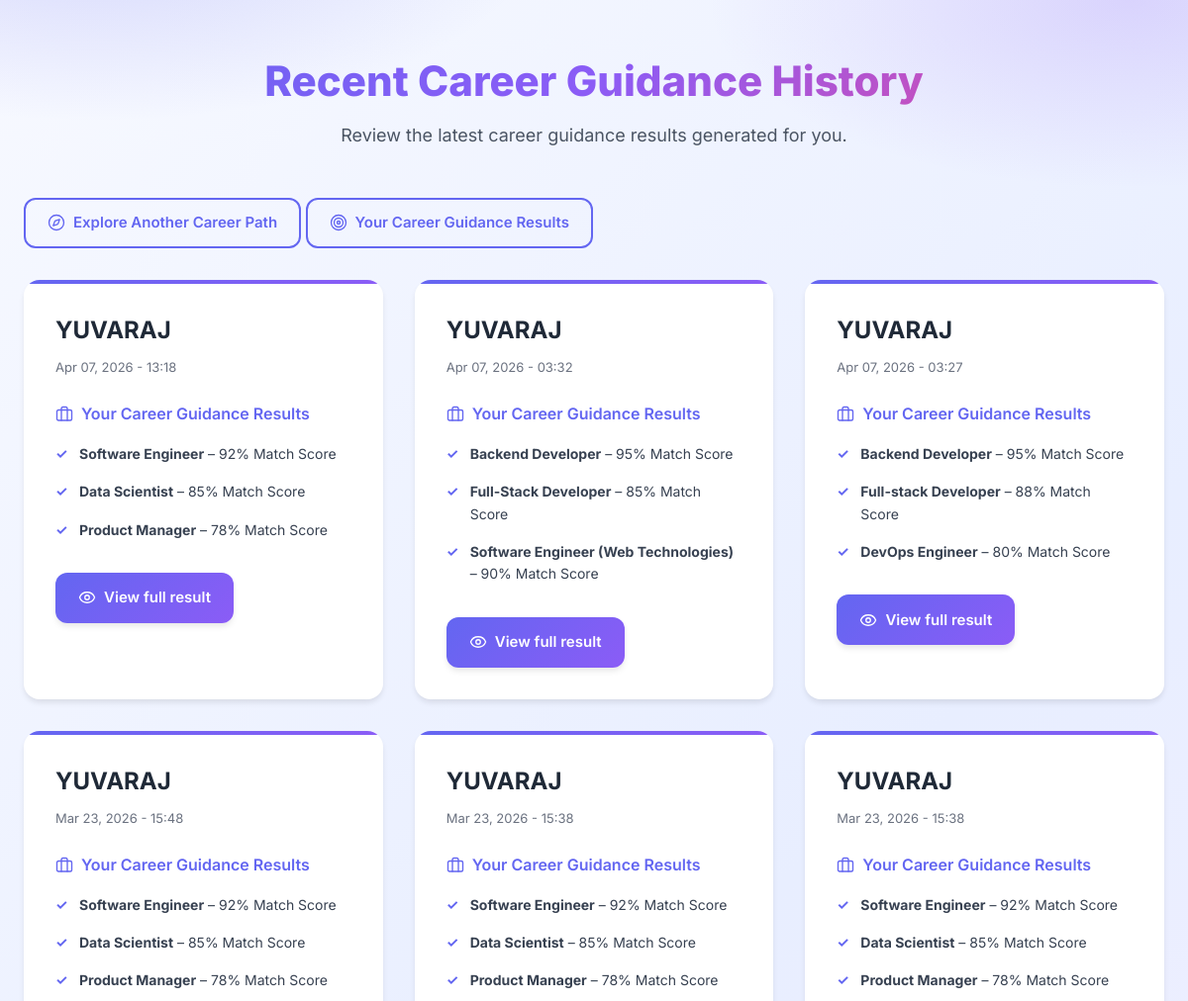
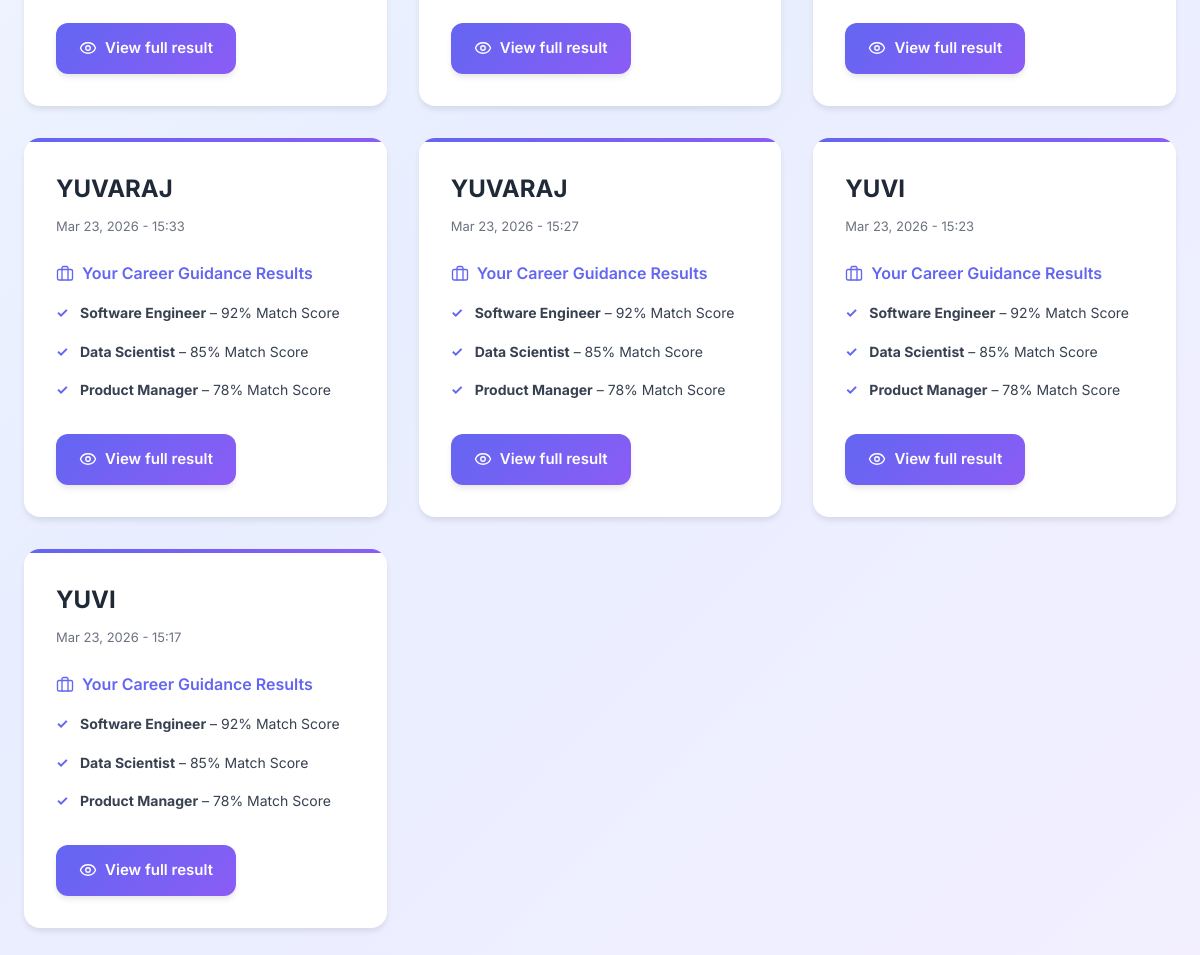
Before: /career-history/ (signed in) with the older database file (2 pictures, top to bottom).
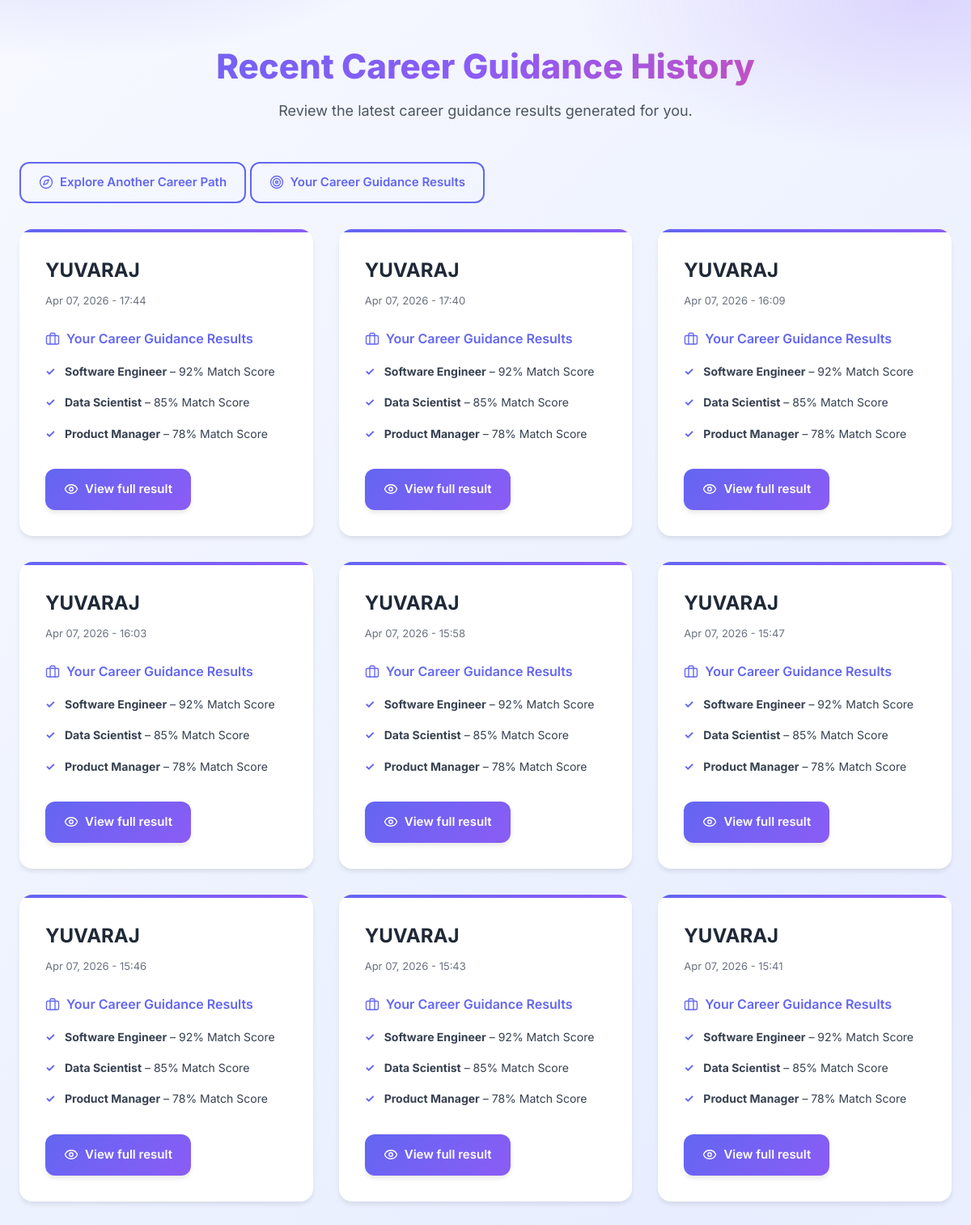
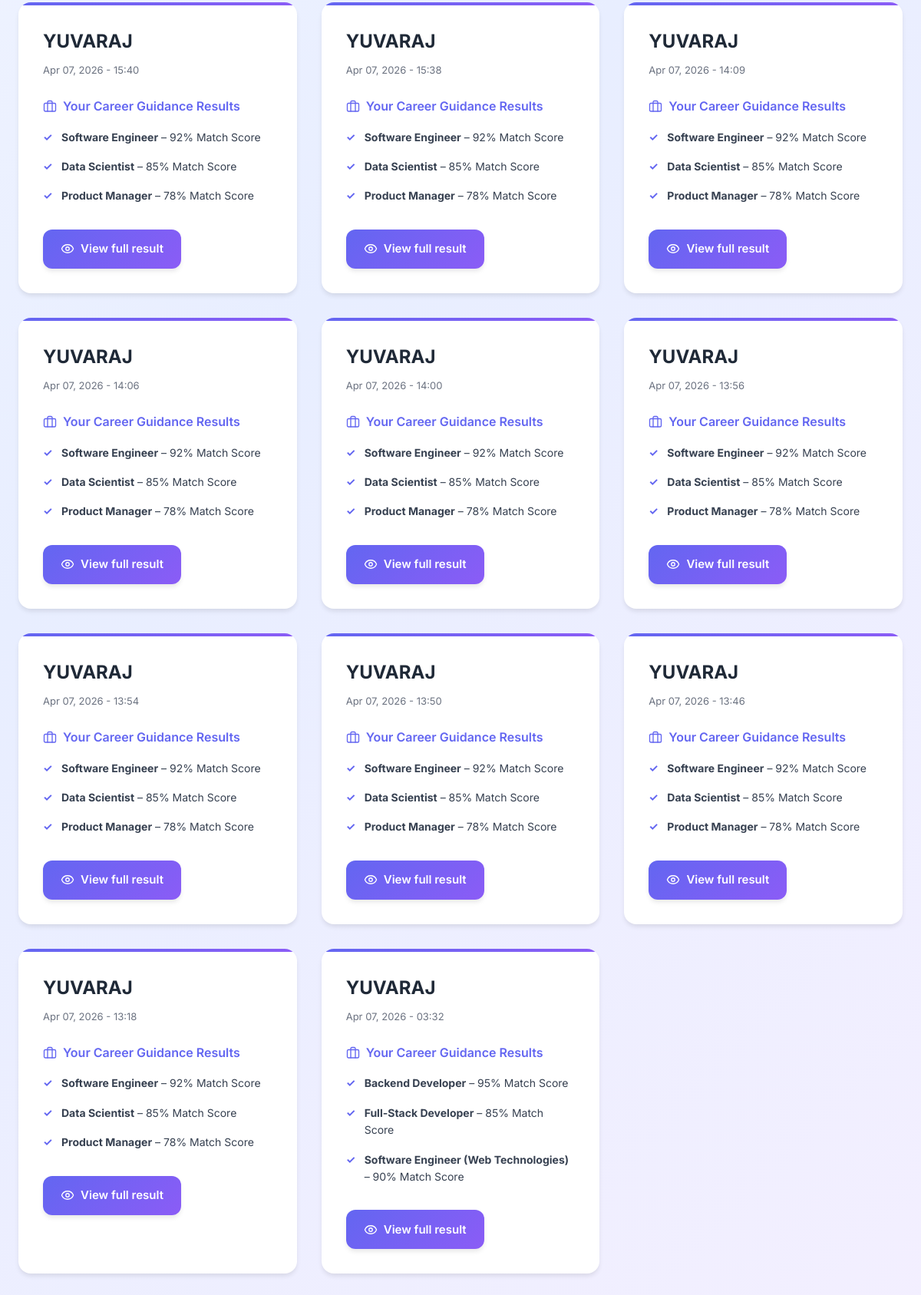
After: the same page with the newer database file (2 pictures, top to bottom).
### advisor/models.py (models this page shows, shortened)
class CareerGuidanceHistory(models.Model):
    user = models.ForeignKey(
        settings.AUTH_USER_MODEL,
        null=True,
        blank=True,
        on_delete=models.SET_NULL,
        related_name="career_guidance_history",
    )
    session_key = models.CharField(max_length=40, blank=True)
    ui_lang = models.CharField(max_length=5, default="en")
    profile = models.JSONField(default=dict, blank=True)
    career_recommendations = models.JSONField(default=list, blank=True)
    education_path = models.JSONField(default=dict, blank=True)
    growth_timeline = models.JSONField(default=list, blank=True)
    ai_error = models.TextField(blank=True)
    full_snapshot = models.JSONField(default=dict, blank=True)
    created_at = models.DateTimeField(auto_now_add=True)
    class Meta:
        ordering = ["-created_at"]

### advisor/views.py (the view)
# urls.py: path("career-history/", views.career_history_view, name="career_history"),
def career_history_view(request):
    ui_lang = get_lang_from_request(request)
    ui = get_ui_strings(ui_lang)
    history_user = request.user if getattr(request, "user", None) and request.user.is_authenticated else None
    if not request.session.session_key:
        request.session.save()
    session_key = request.session.session_key or ""
    qs = CareerGuidanceHistory.objects.all()
    if history_user:
        qs = qs.filter(user=history_user)
    elif session_key:
        qs = qs.filter(session_key=session_key)
    else:
        qs = qs.none()
    history_items = qs.order_by("-created_at")[:20]
    return render(
        request,
        "advisor/career_history.html",
        {
            "history_items": history_items,
            "ui": ui,
            "ui_lang": ui_lang,
        },
    )

### advisor/context_processors.py (called while the page is built)
def ui_text(request):
    ui_lang = get_lang_from_request(request)
    return {
        "ui_lang": ui_lang,
        "ui": get_ui_strings(ui_lang),
    }

### advisor/i18n.py (called while the page is built)
def normalize_lang(value: str | None) -> str:
    if not value:
        return DEFAULT_LANG
    value = value.strip().lower()
    if value in ("ta", "tamil"):
        return "ta"
    if value in ("en", "english", "en-us", "en_us"):
        return "en"
    return DEFAULT_LANG

def get_lang_from_request(request) -> str:
    session_lang = request.session.get("ui_lang")
    if session_lang:
        return normalize_lang(session_lang)
    q_lang = request.GET.get("lang")
    if q_lang:
        return normalize_lang(q_lang)
    return DEFAULT_LANG

def get_ui_strings(lang: str) -> dict:
    lang = normalize_lang(lang)
    return UI_STRINGS.get(lang, UI_STRINGS[DEFAULT_LANG])

### templates/advisor/career_history.html (shortened to what this page needs)
{% extends 'base.html' %}
{% load static %}
{% block extra_css %}
<link rel="stylesheet" href="{% static 'css/career.css' %}">
{% endblock %}
{% block content %}
<div class="results-page">
    <div class="results-header">
        <h1>{{ ui.history_title|default:"Recent Career Guidance History" }}</h1>
        <p>{{ ui.history_subtitle|default:"Review your recent career guidance results." }}</p>
    </div>
    <div class="results-container" style="margin-bottom: var(--spacing-lg);">
        <a href="{% url 'preferences' %}" class="btn btn-ghost btn-action">
            <i data-lucide="compass" class="icon"></i>
            <span>{{ ui.explore_another }}</span>
        </a>
        <a href="{% url 'career_guidance' %}" class="btn btn-ghost btn-action">
            <i data-lucide="target" class="icon"></i>
            <span>{{ ui.results_title }}</span>
        </a>
    </div>
    <div class="results-container">
        {% if history_items %}
        <div class="career-cards">
            {% for item in history_items %}
            <div class="career-card">
                <div class="career-header">
                    <div>
                        <h3 class="career-title">
                            {% if item.profile.full_name %}
                                {{ item.profile.full_name }}
                            {% else %}
                                {{ ui.platform_name }}
                            {% endif %}
                        </h3>
                        <p style="font-size: 13px; color: var(--gray-500); margin-top: 4px;">
                            {{ item.created_at|date:"M d, Y - H:i" }}
                        </p>
                    </div>
                </div>
                {% with recs=item.career_recommendations %}
                {% if recs %}
                <div class="career-details">
                    <div class="detail-section">
                        <div class="detail-title">
                            <i data-lucide="briefcase" class="icon"></i>
                            <span>{{ ui.results_title }}</span>
                        </div>
                        <ul class="course-list">
                            {% for career in recs %}
                            <li>
                                <strong>{{ career.title }}</strong>
                                {% if career.match_percentage %}
                                    – {{ career.match_percentage }}% {{ ui.match_score }}
                                {% endif %}
                            </li>
                            {% endfor %}
                        </ul>
                    </div>
                </div>
                {% endif %}
                {% endwith %}
                <div style="margin-top: var(--spacing-md);">
                    <a href="{% url 'career_history_detail' item.pk %}" class="btn btn-primary btn-action">
                        <i data-lucide="eye" class="icon"></i>
                        <span>View full result</span>
                    </a>
                </div>
            </div>
            {% endfor %}
        </div>
        {% endif %}
    </div>
</div>
{% endblock %}

Changed rows visible on the page:
no longer on this page (row unchanged): CareerGuidanceHistory: profile.full_name "YUVARAJ", created_at "Apr 07, 2026 - 03:27", results_title "Your Career Guidance Results", title "Backend Developer" "Full-stack Developer" "DevOps Engineer", match_percentage "95" "88" "80", match_score "Match Score" "Match Score" "Match Score"
no longer on this page (row unchanged): CareerGuidanceHistory: profile.full_name "YUVARAJ", created_at "Mar 23, 2026 - 15:48", results_title "Your Career Guidance Results", title "Software Engineer" "Data Scientist" "Product Manager", match_percentage "92" "85" "78", match_score "Match Score" "Match Score" "Match Score"
no longer on this page (row unchanged): CareerGuidanceHistory: profile.full_name "YUVARAJ", created_at "Mar 23, 2026 - 15:38", results_title "Your Career Guidance Results", title "Software Engineer" "Data Scientist" "Product Manager", match_percentage "92" "85" "78", match_score "Match Score" "Match Score" "Match Score"
no longer on this page (row unchanged): CareerGuidanceHistory: profile.full_name "YUVARAJ", created_at "Mar 23, 2026 - 15:38", results_title "Your Career Guidance Results", title "Software Engineer" "Data Scientist" "Product Manager", match_percentage "92" "85" "78", match_score "Match Score" "Match Score" "Match Score"
no longer on this page (row unchanged): CareerGuidanceHistory: profile.full_name "YUVARAJ", created_at "Mar 23, 2026 - 15:33", results_title "Your Career Guidance Results", title "Software Engineer" "Data Scientist" "Product Manager", match_percentage "92" "85" "78", match_score "Match Score" "Match Score" "Match Score"
no longer on this page (row unchanged): CareerGuidanceHistory: profile.full_name "YUVARAJ", created_at "Mar 23, 2026 - 15:27", results_title "Your Career Guidance Results", title "Software Engineer" "Data Scientist" "Product Manager", match_percentage "92" "85" "78", match_score "Match Score" "Match Score" "Match Score"
no longer on this page (row unchanged): CareerGuidanceHistory: profile.full_name "YUVI", created_at "Mar 23, 2026 - 15:23", results_title "Your Career Guidance Results", title "Software Engineer" "Data Scientist" "Product Manager", match_percentage "92" "85" "78", match_score "Match Score" "Match Score" "Match Score"
no longer on this page (row unchanged): CareerGuidanceHistory: profile.full_name "YUVI", created_at "Mar 23, 2026 - 15:17", results_title "Your Career Guidance Results", title "Software Engineer" "Data Scientist" "Product Manager", match_percentage "92" "85" "78", match_score "Match Score" "Match Score" "Match Score"
added CareerGuidanceHistory: profile.full_name "YUVARAJ", created_at "Apr 07, 2026 - 17:44", results_title "Your Career Guidance Results", title "Software Engineer" "Data Scientist" "Product Manager", match_percentage "92" "85" "78", match_score "Match Score" "Match Score" "Match Score"
added CareerGuidanceHistory: profile.full_name "YUVARAJ", created_at "Apr 07, 2026 - 17:40", results_title "Your Career Guidance Results", title "Software Engineer" "Data Scientist" "Product Manager", match_percentage "92" "85" "78", match_score "Match Score" "Match Score" "Match Score"
added CareerGuidanceHistory: profile.full_name "YUVARAJ", created_at "Apr 07, 2026 - 16:09", results_title "Your Career Guidance Results", title "Software Engineer" "Data Scientist" "Product Manager", match_percentage "92" "85" "78", match_score "Match Score" "Match Score" "Match Score"
added CareerGuidanceHistory: profile.full_name "YUVARAJ", created_at "Apr 07, 2026 - 16:03", results_title "Your Career Guidance Results", title "Software Engineer" "Data Scientist" "Product Manager", match_percentage "92" "85" "78", match_score "Match Score" "Match Score" "Match Score"
added CareerGuidanceHistory: profile.full_name "YUVARAJ", created_at "Apr 07, 2026 - 15:58", results_title "Your Career Guidance Results", title "Software Engineer" "Data Scientist" "Product Manager", match_percentage "92" "85" "78", match_score "Match Score" "Match Score" "Match Score"
added CareerGuidanceHistory: profile.full_name "YUVARAJ", created_at "Apr 07, 2026 - 15:47", results_title "Your Career Guidance Results", title "Software Engineer" "Data Scientist" "Product Manager", match_percentage "92" "85" "78", match_score "Match Score" "Match Score" "Match Score"
added CareerGuidanceHistory: profile.full_name "YUVARAJ", created_at "Apr 07, 2026 - 15:46", results_title "Your Career Guidance Results", title "Software Engineer" "Data Scientist" "Product Manager", match_percentage "92" "85" "78", match_score "Match Score" "Match Score" "Match Score"
added CareerGuidanceHistory: profile.full_name "YUVARAJ", created_at "Apr 07, 2026 - 15:43", results_title "Your Career Guidance Results", title "Software Engineer" "Data Scientist" "Product Manager", match_percentage "92" "85" "78", match_score "Match Score" "Match Score" "Match Score"
added CareerGuidanceHistory: profile.full_name "YUVARAJ", created_at "Apr 07, 2026 - 15:41", results_title "Your Career Guidance Results", title "Software Engineer" "Data Scientist" "Product Manager", match_percentage "92" "85" "78", match_score "Match Score" "Match Score" "Match Score"
added CareerGuidanceHistory: profile.full_name "YUVARAJ", created_at "Apr 07, 2026 - 15:40", results_title "Your Career Guidance Results", title "Software Engineer" "Data Scientist" "Product Manager", match_percentage "92" "85" "78", match_score "Match Score" "Match Score" "Match Score"
added CareerGuidanceHistory: profile.full_name "YUVARAJ", created_at "Apr 07, 2026 - 15:38", results_title "Your Career Guidance Results", title "Software Engineer" "Data Scientist" "Product Manager", match_percentage "92" "85" "78", match_score "Match Score" "Match Score" "Match Score"
added CareerGuidanceHistory: profile.full_name "YUVARAJ", created_at "Apr 07, 2026 - 14:09", results_title "Your Career Guidance Results", title "Software Engineer" "Data Scientist" "Product Manager", match_percentage "92" "85" "78", match_score "Match Score" "Match Score" "Match Score"
added CareerGuidanceHistory: profile.full_name "YUVARAJ", created_at "Apr 07, 2026 - 14:06", results_title "Your Career Guidance Results", title "Software Engineer" "Data Scientist" "Product Manager", match_percentage "92" "85" "78", match_score "Match Score" "Match Score" "Match Score"
added CareerGuidanceHistory: profile.full_name "YUVARAJ", created_at "Apr 07, 2026 - 14:00", results_title "Your Career Guidance Results", title "Software Engineer" "Data Scientist" "Product Manager", match_percentage "92" "85" "78", match_score "Match Score" "Match Score" "Match Score"
added CareerGuidanceHistory: profile.full_name "YUVARAJ", created_at "Apr 07, 2026 - 13:56", results_title "Your Career Guidance Results", title "Software Engineer" "Data Scientist" "Product Manager", match_percentage "92" "85" "78", match_score "Match Score" "Match Score" "Match Score"
added CareerGuidanceHistory: profile.full_name "YUVARAJ", created_at "Apr 07, 2026 - 13:54", results_title "Your Career Guidance Results", title "Software Engineer" "Data Scientist" "Product Manager", match_percentage "92" "85" "78", match_score "Match Score" "Match Score" "Match Score"
added CareerGuidanceHistory: profile.full_name "YUVARAJ", created_at "Apr 07, 2026 - 13:50", results_title "Your Career Guidance Results", title "Software Engineer" "Data Scientist" "Product Manager", match_percentage "92" "85" "78", match_score "Match Score" "Match Score" "Match Score"
added CareerGuidanceHistory: profile.full_name "YUVARAJ", created_at "Apr 07, 2026 - 13:46", results_title "Your Career Guidance Results", title "Software Engineer" "Data Scientist" "Product Manager", match_percentage "92" "85" "78", match_score "Match Score" "Match Score" "Match Score"
